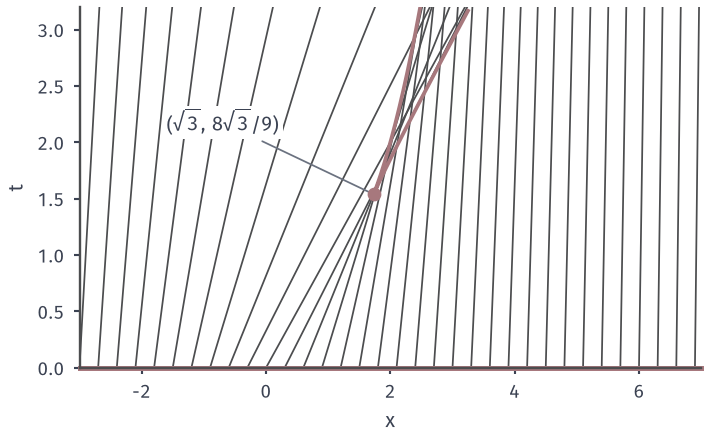

Source code (Python):
from pathlib import Path
import sys
ROOT = next(p for p in Path(__file__).resolve().parents if (p/'build.sh').is_file() and (p/'tex/book.tex').is_file())
sys.path.insert(0, str(ROOT/'figures/06-differential-equations/02-partial-differential-equations/matplotlib/cons-common'))
from cons_common import *
# Target: straight characteristics of Burgers with the bump datum, their envelope and the first crossing.
fig, ax = figure(width_mm=100, height_mm=62); style(ax)
tm=3.2
for x0 in np.arange(-3,7.01,.3):
    ax.plot([x0,x0+bump(x0)*tm],[0,tm],color=LINE,lw=.7)
s=np.linspace(.12,4.5,1500); te=-1/dbump(s); xe=s+bump(s)*te; k=te<=tm
ax.plot(xe[k],te[k],color=RED,lw=1.5)
ax.plot([-3,7],[0,0],color=RED,lw=2,clip_on=False)
ax.plot([XSTAR],[TSTAR],'o',ms=4.5,color=RED,zorder=5)
ax.annotate('$(\\sqrt{3},\\,8\\sqrt{3}/9)$',xy=(XSTAR,TSTAR),xytext=(-1.6,2.1),color=INK,bbox=dict(fc='white',ec='none',pad=1.2),arrowprops=dict(arrowstyle='-',color=MUTED,lw=.7))
ax.set_xlim(-3,7); ax.set_ylim(0,tm); ax.set_xlabel('$x$'); ax.set_ylabel('$t$')
save(fig, HERE(__file__), 'figure', {'formula':'x=x0+t/(1+x0^2); envelope t=-1/u0prime(x0)'})
